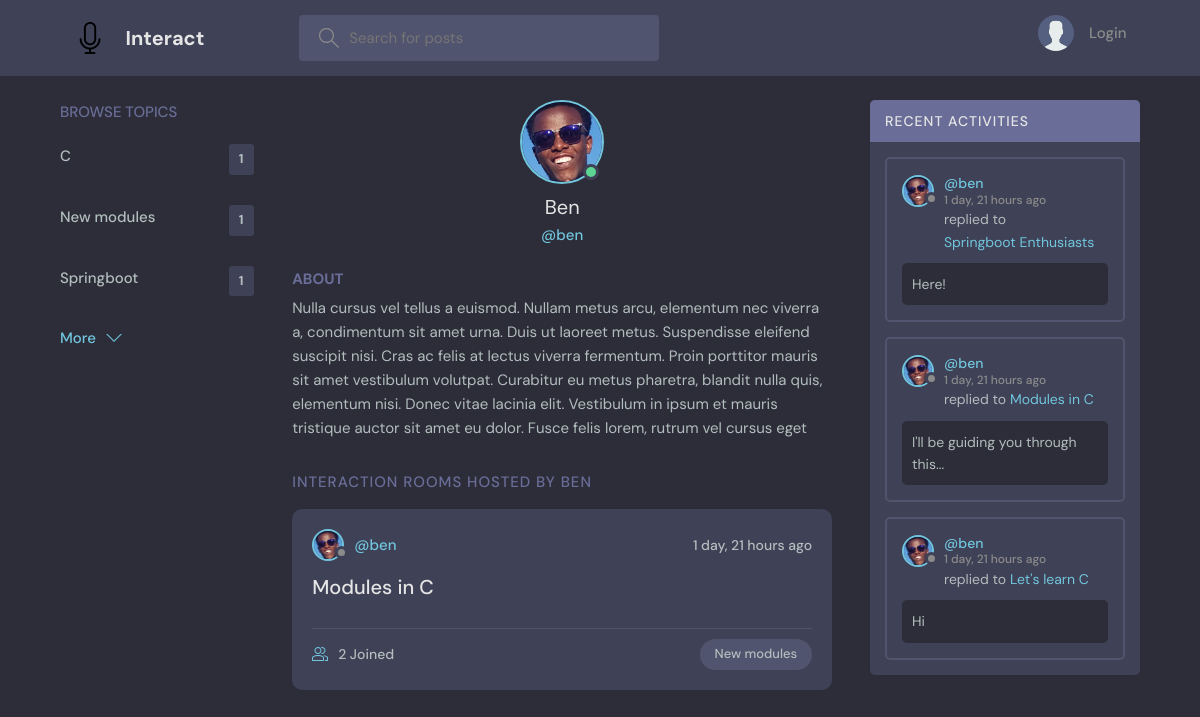
The app's page /profile/2/ with its own data.
### base/models.py (models this page shows, shortened)
class Topic(models.Model):
    name = models.CharField(max_length=200)

class User(AbstractUser):
    name = models.CharField(max_length=200, null=True)
    email = models.EmailField(unique=True, null=True)
    bio = models.TextField(null=True)
    avatar = models.ImageField(null=True, default='avatar.svg')
    USERNAME_FIELD = 'email'
    REQUIRED_FIELDS = []

class Room(models.Model):
    host = models.ForeignKey(User, on_delete=models.SET_NULL, null=True)
    topic = models.ForeignKey(Topic, on_delete=models.SET_NULL, null=True)
    name = models.CharField(max_length=100)
    description = models.TextField(null=True, blank=True)
    participants = models.ManyToManyField(User, related_name='participants',
                                          blank=True)
    updated = models.DateTimeField(auto_now=True)
    created = models.DateTimeField(auto_now_add=True)
    class Meta:
        ordering = ['-updated', '-created']
    def __str__(self):
        return self.name

class Message(models.Model):
    user = models.ForeignKey(User, on_delete=models.CASCADE)
    room = models.ForeignKey(Room, on_delete=models.CASCADE)
    body = models.TextField()
    updated = models.DateTimeField(auto_now=True)
    created = models.DateTimeField(auto_now_add=True)
    class Meta:
        ordering = ['-updated', '-created']

### base/views.py (the view)
# urls.py: path('profile/<str:pk>/', views.user_profile, name='profile'),
def user_profile(request, pk):
    user = User.objects.get(id=pk)
    rooms = user.room_set.all()
    room_messages = user.message_set.all()
    topics = Topic.objects.all()
    context = {"user": user, 'rooms': rooms,
               'room_messages': room_messages, 'topics': topics}
    return render(request, 'base/profile.html', context)

### base/templates/base/profile.html (shortened to what this page needs)
{% extends 'base/main.html' %}
{% block content %}
<main class="profile-page layout layout--3">
  <div class="container">
    {% include 'base/topics_component.html' %}
    <div class="roomList">
      <div class="profile">
        <div class="profile__avatar">
          <div class="avatar avatar--large active">
            <img src="{{user.avatar.url}}" alt="" />
          </div>
        </div>
        <div class="profile__info">
          <h3>{{user.name}}</h3>
          <p>@{{user.username}}</p>
        </div>
        <div class="profile__about">
          <h3>About</h3>
          <p>
            {{user.bio}}
          </p>
        </div>
      </div>
      <div class="roomList__header">
        <div>
          <h2>Interaction Rooms Hosted by {{user.username}}</a>
          </h2>
        </div>
      </div>
      {% include 'base/feed_component.html' %}
    </div>
    {% include 'base/activity_component.html' %}
  </div>
</main>
{% endblock content %}

### base/templates/base/main.html (shortened to what this page needs)
<!DOCTYPE html>
{% load static %}
<html lang="en">
<head>
    <link rel="stylesheet" href="{% static '/styles/style.css' %}" />
</head>
<body>
    {% include 'base/navbar.html' %}
    {% block content %}
    {% endblock %}
</body>
</html>

### base/templates/base/navbar.html (shortened to what this page needs)
{% load static %}
<header class="header header--loggedIn">
    <div class="container">
        <a href="{% url 'home' %}" class="header__logo">
            <img src="{% static 'images/logo.png' %}" alt="" />
            <h1>Interact</h1>
        </a>
        <form class="header__search" method="GET" action="{% url 'home' %}">
            <label>
                <input name="q" placeholder="Search for posts" />
            </label>
        </form>
        <nav class="header__menu">
            {% if request.user.is_authenticated %}
            <div class="header__user">
                <a href="{% url "profile" user.id %}">
                    <div class="avatar avatar--medium active">
                        <img src="{{request.user.avatar.url}}" alt="" />
                    </div>
                    <p>{{request.user.username}} <span>@{{request.user.username}}</span></p>
                </a>
                <button class="dropdown-button">
                    <svg version="1.1" xmlns="http://www.w3.org/2000/svg" width="32" height="32" viewBox="0 0 32 32">
                        <title>chevron-down</title>
                        <path d="M16 21l-13-13h-3l16 16 16-16h-3l-13 13z"></path>
                    </svg>
                </button>
            </div>
            {% else %}
            <a href="{% url 'login' %}">
                <img src="{% static 'images/avatar.svg' %}" alt="" />
                <p>Login</p>
            </a>
            {% endif %}
        </nav>
    </div>
</header>

### base/templates/base/topics_component.html
<div class="topics">
    <div class="topics__header">
        <h2>Browse Topics</h2>
    </div>
    <ul class="topics__list">
        {% for topic in topics %}
        <li>
            <a href="{% url 'home' %}?q={{topic.name}}">{{topic.name}}<span>{{topic.room_set.all.count}}</span></a>
        </li>
        {% endfor %}
    </ul>
    <a class="btn btn--link" href="{% url 'topics' %}">
        More
        <svg version="1.1" xmlns="http://www.w3.org/2000/svg" width="32" height="32" viewBox="0 0 32 32">
            <title>chevron-down</title>
            <path d="M16 21l-13-13h-3l16 16 16-16h-3l-13 13z"></path>
        </svg>
    </a>
</div>

### base/templates/base/feed_component.html (shortened to what this page needs)
{% for room in rooms %}
<div class="roomListRoom">
    <div class="roomListRoom__header">
        <a href="{% url "profile" room.host.id %}" class="roomListRoom__author">
            <div class="avatar avatar--small">
                <img src="{{room.host.avatar.url}}" alt="" />
            </div>
            <span>@{{room.host.username}}</span>
        </a>
        <div class="roomListRoom__actions">
            <span>{{room.created|timesince}} ago</span>
        </div>
    </div>
    <div class="roomListRoom__content">
        <a href="{% url 'room' room.id %}">{{room.name}}</a>
    </div>
    <div class="roomListRoom__meta">
        <a href="{% url 'room' room.id %}" class="roomListRoom__joined">
            {{room.participants.all.count}} Joined
        </a>
        <p class="roomListRoom__topic">{{room.topic.name}}</p>
    </div>
</div>
{% endfor %}

### base/templates/base/activity_component.html (shortened to what this page needs)
<div class="activities">
    <div class="activities__header">
        <h2>Recent Activities</h2>
    </div>
    {% for message in room_messages %}
    <div class="activities__box">
        <div class="activities__boxHeader roomListRoom__header">
            <a href="{% url "profile" message.user.id %}" class="roomListRoom__author">
                <div class="avatar avatar--small">
                    <img src="{{message.user.avatar.url}}" alt="" />
                </div>
                <p>
                    @{{message.user.username}}
                    <span>{{message.created|timesince}} ago</span>
                </p>
            </a>
        </div>
        <div class="activities__boxContent">
            <p>replied to <a href="{% url 'room' message.room.id %}">{{message.room}}</a></p>
            <div class="activities__boxRoomContent">
                    {{message.body | truncatewords:20}}
            </div>
        </div>
    </div>
    {% endfor %}
</div>

### records on screen
Topic: name "C", room_set.all.count "1"
Topic: name "New modules", room_set.all.count "1"
Topic: name "Springboot", room_set.all.count "1"
User: avatar (picture), name "Ben", username "ben", bio "Nulla cursus vel tellus a euismod. Nullam metus arcu, elementum nec viverra a, condimentum sit amet urna. Duis ut laoreet metus. Suspendisse eleifend suscipit nisi. Cras ac felis at lectus viverra fermentum. Proin porttitor mauris sit amet vestibulum volutpat. Curabitur eu metus pharetra, blandit nulla quis, elementum nisi. Donec vitae lacinia elit. Vestibulum in ipsum et mauris tristique auctor sit amet eu dolor. Fusce felis lorem, rutrum vel cursus eget", username "BEN"
Room: host.avatar (picture), host.username "ben", created "1 day, 21 hours", name "Modules in C", participants.all.count "2", topic.name "New modules"
Message: user.avatar (picture), user.username "ben", created "1 day, 21 hours", room "Springboot Enthusiasts", body "Here!"
Message: user.avatar (picture), user.username "ben", created "1 day, 21 hours", room "Modules in C", body "I'll be guiding you through this..."
Message: user.avatar (picture), user.username "ben", created "1 day, 21 hours", room "Let's learn C", body "Hi"
